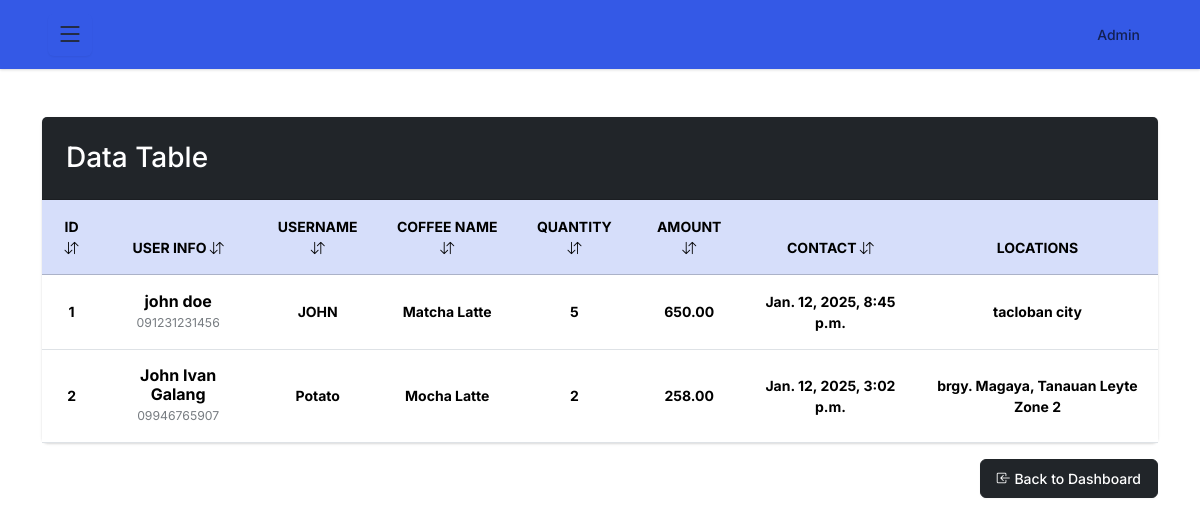
/user-admin/order-records/ (signed in), run on an earlier commit of the app's database.
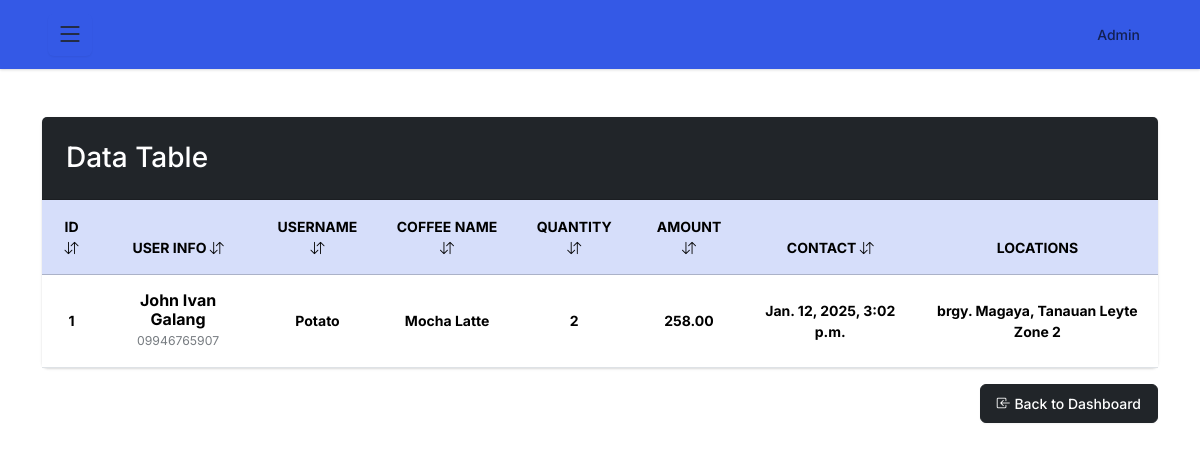
And on a later commit of the database.
### z_admin/models.py (models this page shows, shortened)
class Order(models.Model): # This is the model for the orders
    coffee = models.ForeignKey(Coffee, on_delete=models.CASCADE, related_name="coffees")
    user = models.ForeignKey('z_user.User_Account', on_delete=models.CASCADE)  # Connect to user account
    quantity = models.IntegerField(default=0)
    order_at = models.DateTimeField(auto_now_add=True)
    class Meta:
        verbose_name = "Order"
        verbose_name_plural = "Orders"
        ordering = ['-order_at']

class Coffee(models.Model): # This is the model for the coffee
    name = models.CharField(max_length=150)
    price = models.DecimalField(max_digits=10, decimal_places=2)
    image = models.ImageField(upload_to=img_path, default="default.jpg", blank=True,)
    created_at = models.DateTimeField(auto_now_add=True)
    class Meta:
        verbose_name = "Coffee"
        verbose_name_plural = "Coffees"
        ordering = ['-created_at']

### z_user/models.py (models this page shows, shortened)
class User_Account(models.Model):
    username = models.CharField(max_length=50)
    first_name = models.CharField(max_length=50, default="default") #
    last_name = models.CharField(max_length=50, default="default") #
    phone_number = models.CharField(max_length=50, default="default") #
    email = models.EmailField(max_length=50)
    password = models.CharField(max_length=50)
    location = models.CharField(max_length=50, default="default") #
    created_at = models.DateTimeField(auto_now_add=True)
    class Meta:
        verbose_name = "User Account"
        verbose_name_plural = "User Accounts"
        ordering = ['-created_at']

### z_admin/views.py (the view)
# urls.py: path('order-records/', views.order_records, name='order-records'), # READ
@login_required(login_url='admin-login')
def order_records(request):
    order_of_users = Order.objects.all()
    for order in order_of_users:
        product = order.quantity * order.coffee.price
        order.total = product
    context = {
        "orders": order_of_users,
    }
    return render(request, 'temp_admin/admin-order.html', context)

### templates/temp_admin/admin-order.html (shortened to what this page needs)
{% extends "temp_admin/base.html" %}
{% block content %}
<div class="container py-5">
    <div class="card shadow-lg border-0">
        <div class="card-header bg-dark text-white p-4">
            <div class="d-flex justify-content-between align-items-center">
                <h3 class="mb-0">Data Table</h3>
            </div>
        </div>
        <div class="card-body p-0">
            <div class="table-responsive">
                <table class="table table-hover align-middle mb-0">
                    <thead class="table-primary text-center">
                        <tr>
                            <th scope="col" class="p-3 fw-bold">
                                ID
                                <i class="bi bi-arrow-down-up"></i>
                            </th>
                            <th scope="col" class="p-3 fw-bold">
                                User Info
                                <i class="bi bi-arrow-down-up"></i>
                            </th>
                            <th scope="col" class="p-3 fw-bold">
                                Username
                                <i class="bi bi-arrow-down-up"></i>
                            </th>
                            <th scope="col" class="p-3 fw-bold">
                                Coffee Name
                                <i class="bi bi-arrow-down-up"></i>
                            </th>
                            <th scope="col" class="p-3 fw-bold">
                                Quantity
                                <i class="bi bi-arrow-down-up"></i>
                            </th>
                            <th scope="col" class="p-3 fw-bold">
                                Amount
                                <i class="bi bi-arrow-down-up"></i>
                            </th>
                            <th scope="col" class="p-3 fw-bold">
                                Contact
                                <i class="bi bi-arrow-down-up"></i>
                            </th>
                            <th scope="col" class="p-3 fw-bold">Locations</th>
                        </tr>
                    </thead>
                    <tbody>
                         {% for order in orders %}
                        <tr>
                            <td class="p-3 text-center">
                                <span class="fw-bold">{{ forloop.counter }}</span>
                            </td>
                            <td class="p-3 text-center">
                                <h6 class="mb-0 fw-bold">{{ order.user.first_name }} {{ order.user.last_name }}</h6>
                                <small class="text-muted">{{ order.user.phone_number }}</small>
                            </td>
                            <td class="p-3 text-center">
                                <span class="fw-bold">{{ order.user.username }}</span>
                            </td>
                            <td class="p-3 text-center">
                                <span class="fw-bold">{{ order.coffee.name }}</span>
                            </td>
                            <td class="p-3 text-center">
                                <span class="fw-bold">{{ order.quantity }}</span>
                            </td>
                            <td class="p-3 text-center">
                                <span class="fw-bold">{{ order.total }}</span>
                            </td>
                            <td class="p-3 text-center">
                                <span class="fw-bold">{{ order.order_at }}</span>
                            </td>
                            <td class="p-3 text-center">
                                <span class="fw-bold">{{ order.user.location }}</span>
                            </td>
                        </tr>
                        {% endfor %}
                    </tbody>
                </table>
            </div>
        </div>
    </div>
    <div class="d-flex mt-3">
        <a href="{% url 'admin-dashboard' %}" class="ms-auto btn btn-dark">
            <i class="bi bi-box-arrow-in-left"></i> Back to Dashboard
        </a>
    </div>
</div>
{% endblock %}

What changed in the data, as far as the page shows it:
removed Order: user.first_name "john", user.last_name "doe", user.phone_number "091231231456", user.username "JOHN", coffee.name "Matcha Latte", quantity "5", total "650.00", order_at "Jan. 12, 2025, 8:45 p.m.", user.location "tacloban city"
